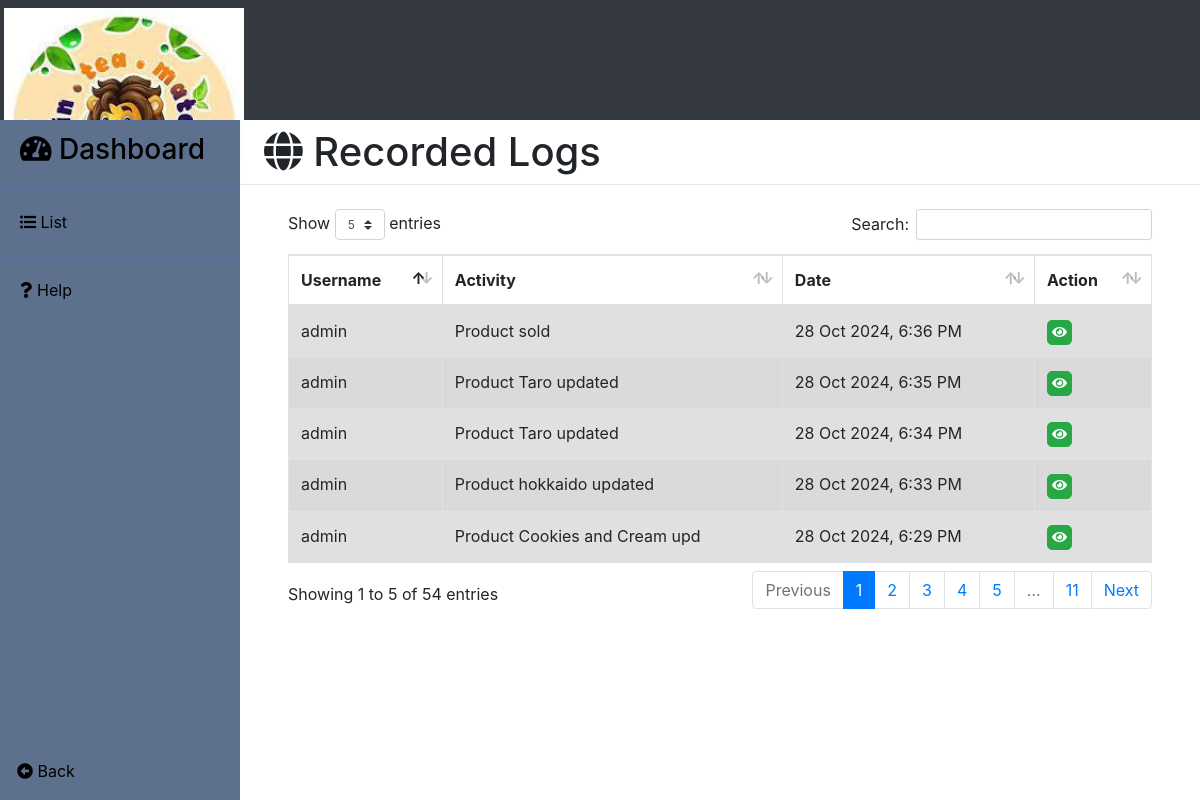
Screenshot of /logs/logs.php (signed in) with the database file from the repository.
### tables this page shows
CREATE TABLE `logs` (
  `id` int(11) NOT NULL,
  `username` varchar(30) NOT NULL,
  `purpose` varchar(30) NOT NULL,
  `logs_time` datetime NOT NULL DEFAULT current_timestamp()
);

### logs/logs.php (the view, shortened to what this page needs)
<?php
	include("../server/connection.php");
	$sql = "SELECT * FROM logs ORDER BY id DESC";
	$result	= mysqli_query($db, $sql);
	?>
<!DOCTYPE html>
<html>
<head>
	<?php include('../templates/head1.php');?>
</head>
<body>
	<div class="contain h-100">
		<?php include('../logs/base.php');?>
		<div>
			<h1 class="ml-4 pt-2"><i class="fas fa-globe"></i> Recorded Logs</h1>
			<hr class="mt-0 mb-0">
			<div class="table-responsive mt-4 pl-5 pr-5">
				<table class="table table-striped table-bordered" id="logs_table" style="margin-top: -22px;">
				<thead>
					<tr>
						<th scope="col" class="column-text">Username</th>
						<th scope="col" class="column-text">Activity</th>
						<th scope="col" class="column-text">Date</th>
						<th scope="col" class="column-text">Action</th>
					</tr>
				</thead>
				<tbody class="table-hover">
					<?php
						while($row = mysqli_fetch_assoc($result)){
				  	?>
					<tr class="table-active">
						<td><?php echo $row['username'];?></td>
						<td><?php echo $row['purpose'];?></td>
						<td><?php echo date('d M Y, g:i A', strtotime($row['logs_time']));?></td>
						<td>
							<button type="button" name="view" value="View" style='font-size:10px; border-radius:5px;padding:4px;' id="<?php echo $row['id'];?>" class="btn btn-success btn-xs view_data"><i class="fas fa-eye fa-lg"></i></button>
						</td>
					</tr>
					<?php } ?>
				</tbody>
			</table>
			</div>
		</div>
	</div>
</body>
</html>

### rows the page displays
logs: username "admin", purpose "Product sold", logs_time "28 Oct 2024, 6:36 PM"
logs: username "admin", purpose "Product Taro updated", logs_time "28 Oct 2024, 6:35 PM"
logs: username "admin", purpose "Product Taro updated", logs_time "28 Oct 2024, 6:34 PM"
logs: username "admin", purpose "Product hokkaido updated", logs_time "28 Oct 2024, 6:33 PM"
logs: username "admin", purpose "Product Cookies and Cream upd", logs_time "28 Oct 2024, 6:29 PM"
